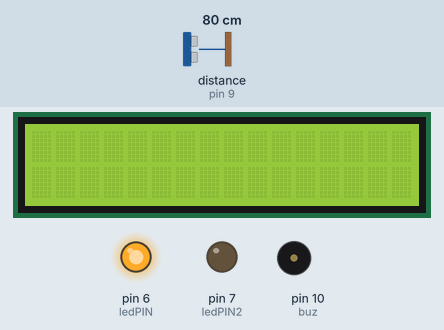
Simulated run of this sketch. Board: Arduino Uno, built with avr-gcc and run on an emulated ATmega328P. Parts: 16×2 character LCD, output pins drawn as LEDs (lit = HIGH), buzzer (waves = sounding). Wiring (inferred from the names in the program): ultrasonic range finder: trigger pin 8; echo pin 9. Dashed ring = blinking. The test bench sets the inputs (shaded band); at power-on: distance to the obstacle (sensor on pin 9) 80 cm. The echo pulse lasts 58.3 µs per cm; pins used as bus, display or sensor lines are not drawn.

Above: at 1.2 s.
1.3 s: distance to the obstacle (sensor on pin 9) set to 22 cm
3.2 s: distance to the obstacle (sensor on pin 9) set to 18 cm
At 5.1 s:
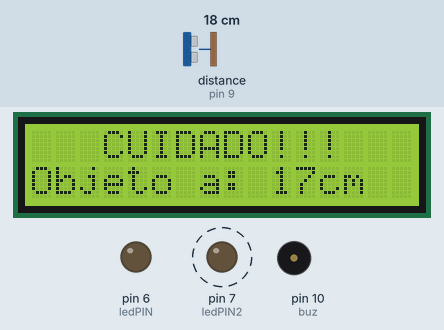
6.8 s: distance to the obstacle (sensor on pin 9) set to 12 cm
At 7.95 s:
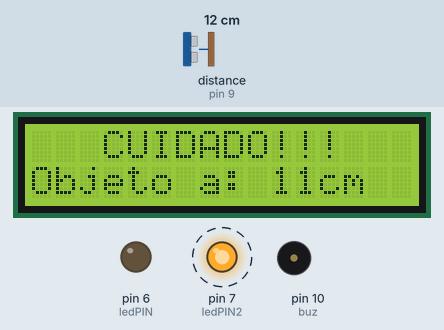
9.4 s: distance to the obstacle (sensor on pin 9) set to 9 cm
At 11.2 s:
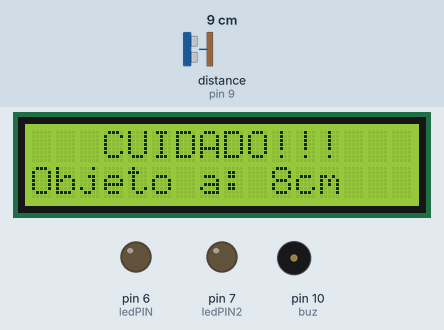
Timing chart, 0 to 12.8 s (numbered marks = the images above; inputs shaded):
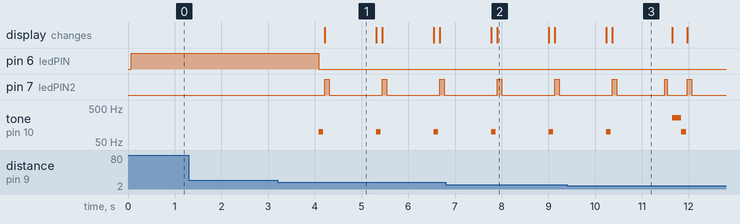

The sketch:

Proyecto_definitivo__2_.ino
```cpp
#include <Wire.h>      // libreria de comunicacion por I2C
#include <LCD.h>      // libreria para funciones de LCD
#include <LiquidCrystal_I2C.h>    // libreria para LCD por I2C

LiquidCrystal_I2C lcd (0x27, 2, 1, 0, 4, 5, 6, 7); // DIR, E, RW, RS, D4, D5, D6, D7
const int Echo = 9;
const int Trigger = 8;
int x;
int cont;
const int ledPIN2 = 7;
const int ledPIN = 6;
const int buz=10;
float sinVal;
int toneVal;

void setup()
{
    lcd.setBacklightPin(3,POSITIVE);  // puerto P3 de PCF8574 como positivo
    lcd.setBacklight(HIGH);   // habilita iluminacion posterior de LCD
    lcd.begin(16, 2);     // 16 columnas por 2 lineas para LCD 1602A
    lcd.clear(); // limpia pantalla
     Serial.begin(9600);//iniciailzamos la comunicación
  pinMode(Trigger, OUTPUT); //pin como salida
  pinMode(Echo, INPUT);  //pin como entrada
  digitalWrite(Trigger, LOW);//Inicializamos el pin con 0
   pinMode(ledPIN , OUTPUT);  //definir pin como salida
  pinMode(ledPIN2 , OUTPUT);
  pinMode(buz, OUTPUT);

}

void loop()
{
  long t; //timepo que demora en llegar el eco
  long d; //distancia en centimetros

  digitalWrite(Trigger, HIGH);
  delayMicroseconds(10);          //Enviamos un pulso de 10us
  digitalWrite(Trigger, LOW);

  t = pulseIn(Echo, HIGH); //obtenemos el ancho del pulso
  d = t/59;             //escalamos el tiempo a una distancia en cm


  if (d < 20){
   digitalWrite(ledPIN , LOW);
   lcd.setCursor(0, 0);    // ubica cursor en columna 0 y linea 1
   tone(buz,100);
   delay(100);
   noTone(buz);
   lcd.print("   CUIDADO!!!");
   lcd.setCursor(0, 1);
   lcd.print("Objeto a: ");
   lcd.print(d);
   lcd.print("cm");
   digitalWrite(ledPIN2 , HIGH);   // poner el Pin en HIGH
   delay(100);                   // esperar un segundo
   digitalWrite(ledPIN2 , LOW);    // poner el Pin en LOW
   delay(1000);
   lcd.clear();


           if (d < 10){

                digitalWrite(ledPIN , LOW);
                 lcd.setCursor(0, 0);    // ubica cursor en columna 0 y linea 1
                 lcd.print("   CUIDADO!!!");
                  lcd.setCursor(0, 1);
                lcd.print("Objeto a: ");
                  lcd.print(d);
              lcd.print("cm");


                digitalWrite(ledPIN2 , HIGH);   // poner el Pin en HIGH
                delay(50);                   // esperar un segundo
               digitalWrite(ledPIN2 , LOW);    // poner el Pin en LOW
               delay(100);
               lcd.clear();
              tone(buz, 261.63, 200);
              delay(200);
               noTone(buz);


}

  }else{
   digitalWrite(ledPIN , HIGH);   // poner el Pin en HIGH
   delay(1000);                   // esperar un segundo

  }


}
```

Measured:
- the behaviour switches between 21 and 20 cm on distance to the obstacle (sensor on pin 9) (found by bisection; images 0 and 1)
- the behaviour switches between 11 and 10 cm on distance to the obstacle (sensor on pin 9) (found by bisection; images 2 and 3)
- after the input at 1.3 s, every drawn part: stays the same
- after the input at 3.2 s, pin 6 (ledPIN): HIGH → LOW after 0.88 s; pin 7 (ledPIN2): alternates HIGH for 0.10 s and LOW for 1.1 s, starting after 1.0 s; tone on pin 10 (buz): alternates 100 Hz for 0.10 s and silent for 1.1 s, starting after 0.88 s; the display: changes after 1.0 s (image 1)
- after the input at 6.8 s, the display: first differs from a run without the input after 1.1 s (image 2)
- after the input at 9.4 s, the display: first differs from a run without the input after 0.96 s (image 3)
- what the display in image 1 shows lasts 1.1 s, from 4.2 s to 5.3 s
- what the display in image 3 shows lasts 1.2 s, from 10.4 s to 11.6 s
